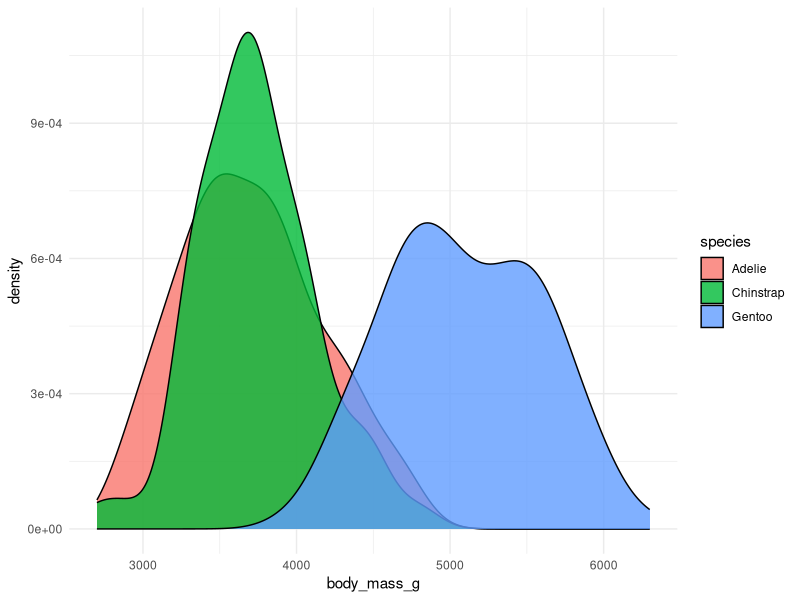
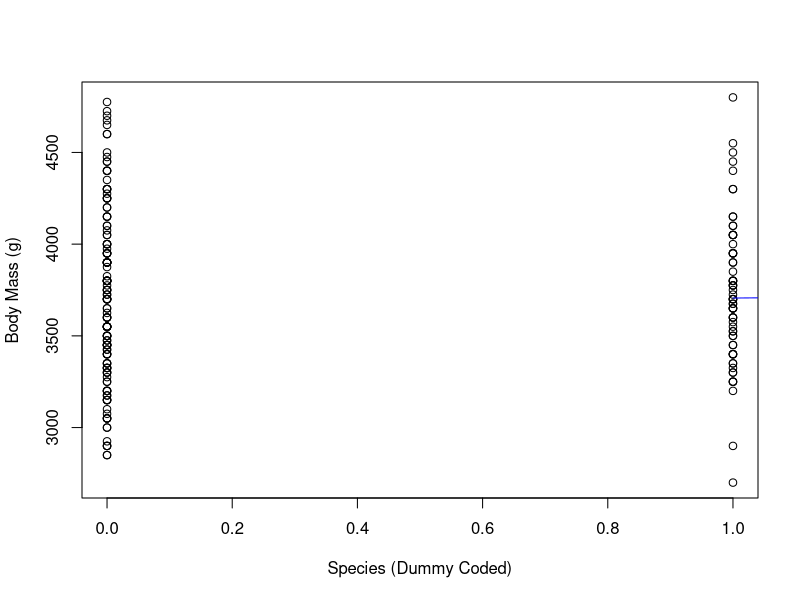
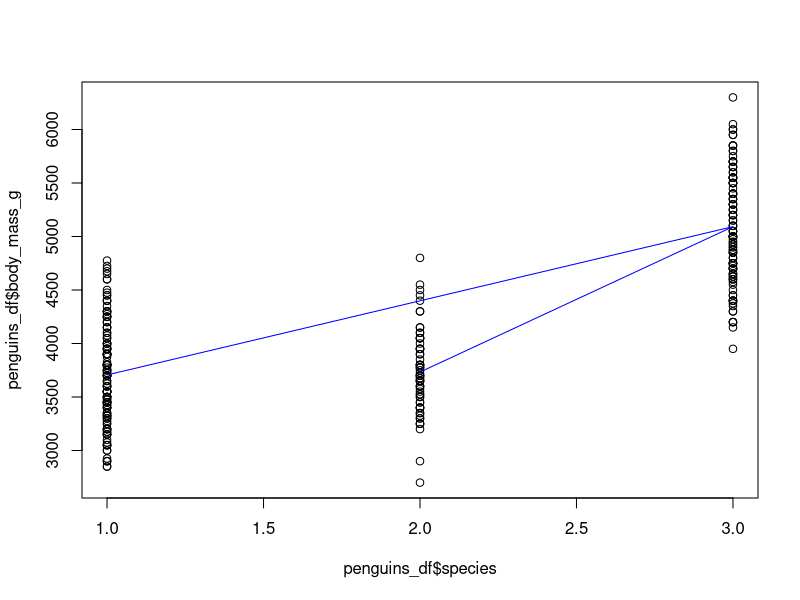
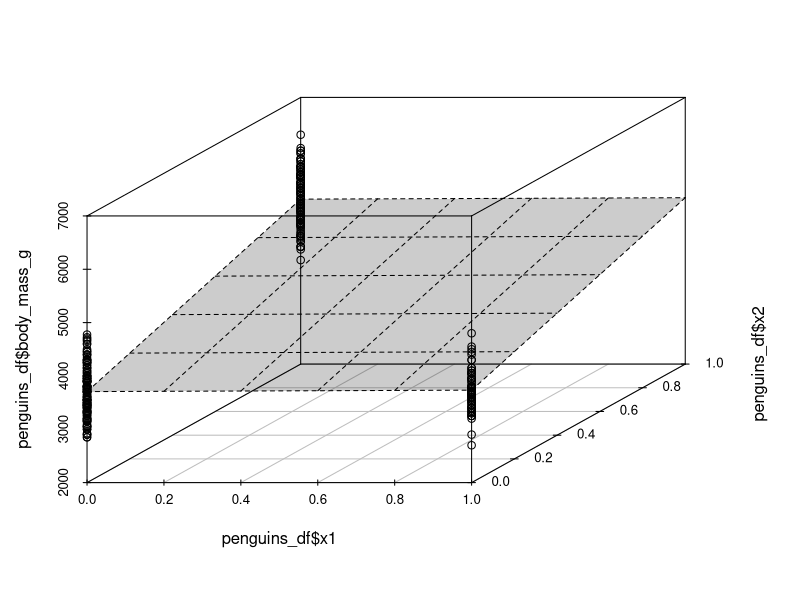

The R source for these figures, in order:
## ---- chunk 1
knitr::opts_knit$set(base.dir = "C:/Users/Laagi/Documents/GitHub/lyoganathan.github.io", base.url = "/")
knitr::opts_chunk$set(
  fig.path = "assets/images/regression_hypothesis_testing/",
  echo = TRUE,
  message = FALSE,
  warning = FALSE,
  dev.args=list(bg = "transparent")
)
## ---- chunk 2
library(palmerpenguins)
library(ggplot2)
library(scatterplot3d)
library(knitr)

kable(head(penguins,10))
## ---- chunk 3
# Remove NAs
penguins_df = na.omit(penguins)

# Histogram, position='identity' makes sure its not stacked
#ggplot(penguins_df, aes(x=body_mass_g, fill=species, color=species)) + geom_histogram(alpha=0.4, position='identity')

# Density plot:
ggplot(penguins_df, aes(x=body_mass_g, fill=species)) + geom_density(alpha=0.8) + theme_minimal()
## ---- chunk 4
# Mean body mass for each species
aggregate(body_mass_g ~ species, penguins_df, mean)

# Number of data points for each species
aggregate(body_mass_g ~ species, penguins_df, length)
## ---- chunk 5
# Here we keep rows that contain Adelie or Chinstrap and only keep species and body_mass_g column
test_df = penguins_df[penguins_df$species %in% c('Adelie','Chinstrap'), c("species","body_mass_g")]

# Create factors again to remove unused factor level:
test_df$species = factor(test_df$species)

# Difference between means:
diff(by(test_df$body_mass_g, test_df$species, mean))
## ---- chunk 6
two_lvl_model = lm(body_mass_g ~ species, data = test_df)
summary(two_lvl_model)
## ---- chunk 7
# Manually create dummy variables:
test_df$x = ifelse(test_df$species == 'Chinstrap',1,0)
## ---- chunk 8
two_lvl_dummy = lm(body_mass_g ~ x, data = test_df)
summary(two_lvl_dummy)
## ---- chunk 9
plot.default(x=test_df$x, y=test_df$body_mass_g,xlab = "Species (Dummy Coded)", ylab = "Body Mass (g)")
lines(test_df$species, predict(two_lvl_model),col='blue')
## ---- chunk 10
# If you set var.equal = T it will give the same t-value & p-value as the regression
t.test(test_df$body_mass_g ~ test_df$species, var.equal = T)
## ---- chunk 11
# Variacne estimator of coefficients from linear model that meets assumptions:
# In this case Xs are just 0 or 1, Y is the body mass for respective species

var1 = var(test_df$body_mass_g[test_df$species == "Chinstrap"])
var2 = var(test_df$body_mass_g[test_df$species == "Adelie"])

n1 = length(test_df$body_mass_g[test_df$species == "Chinstrap"])
n2 = length(test_df$body_mass_g[test_df$species == "Adelie"])

# Pooled variance: 
var_pool = ( (n1-1)*var1 + (n2-1) * var2) / (n1+n2-2)

# Pooled standard error:
se_pool = sqrt( var_pool * (1/n1 + 1/n2) )
## ---- chunk 12
# SE of the slope is the same as SE pooled
sqrt(sum((two_lvl_model$residuals - mean(two_lvl_model$residuals))^2) / (length( two_lvl_model$residuals) - 2)) / sqrt(sum( (test_df$x - mean(test_df$x) )^2 ))
## ---- chunk 13
three_lvl_model = lm(body_mass_g ~ species, data = penguins_df)
summary(three_lvl_model)
## ---- chunk 14
three_lvl_aov = aov(body_mass_g ~ species, data = penguins_df)
summary(three_lvl_aov)
## ---- chunk 15
TukeyHSD(three_lvl_aov)
## ---- chunk 16
plot.default(x=penguins_df$species,y=penguins_df$body_mass_g)
lines(penguins_df$species, predict(three_lvl_model),col='blue')
## ---- chunk 17
# Manually create dummy variables:
penguins_df$x1 = ifelse(penguins_df$species == 'Chinstrap',1,0)
penguins_df$x2 = ifelse(penguins_df$species == 'Gentoo',1,0)

penguins_df
## ---- chunk 18
# Double check that this is the same as the model we did before with UDF_text_07
three_lvl_dummy = lm(body_mass_g ~ x1+x2, data = penguins_df)
summary(three_lvl_dummy)
## ---- chunk 19
s3d = scatterplot3d(z=penguins_df$body_mass_g, x=penguins_df$x1, y=penguins_df$x2)
s3d$plane3d(three_lvl_dummy,draw_polygon = TRUE)
